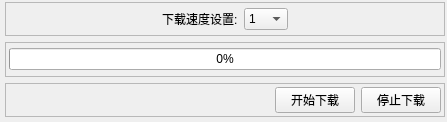
<?xml version="1.0" encoding="UTF-8"?>
<ui version="4.0">
 <class>DownloadDlgClass</class>
 <widget class="QWidget" name="DownloadDlgClass">
  <property name="geometry">
   <rect>
    <x>0</x>
    <y>0</y>
    <width>447</width>
    <height>122</height>
   </rect>
  </property>
  <property name="windowTitle">
   <string>DownloadDlg</string>
  </property>
  <layout class="QVBoxLayout" name="verticalLayout">
   <property name="leftMargin">
    <number>5</number>
   </property>
   <property name="topMargin">
    <number>2</number>
   </property>
   <property name="rightMargin">
    <number>2</number>
   </property>
   <property name="bottomMargin">
    <number>5</number>
   </property>
   <item>
    <widget class="QFrame" name="frame_3">
     <property name="frameShape">
      <enum>QFrame::StyledPanel</enum>
     </property>
     <property name="frameShadow">
      <enum>QFrame::Raised</enum>
     </property>
     <layout class="QGridLayout" name="gridLayout_2">
      <property name="leftMargin">
       <number>1</number>
      </property>
      <property name="topMargin">
       <number>1</number>
      </property>
      <property name="rightMargin">
       <number>1</number>
      </property>
      <property name="bottomMargin">
       <number>1</number>
      </property>
      <item row="0" column="1">
       <layout class="QGridLayout" name="gridLayout">
        <item row="0" column="2">
         <widget class="QComboBox" name="cbx_speed">
          <item>
           <property name="text">
            <string>1</string>
           </property>
          </item>
          <item>
           <property name="text">
            <string>2</string>
           </property>
          </item>
          <item>
           <property name="text">
            <string>4</string>
           </property>
          </item>
          <item>
           <property name="text">
            <string>8</string>
           </property>
          </item>
          <item>
           <property name="text">
            <string>16</string>
           </property>
          </item>
         </widget>
        </item>
        <item row="0" column="1">
         <widget class="QLabel" name="label">
          <property name="text">
           <string>下载速度设置:</string>
          </property>
         </widget>
        </item>
        <item row="0" column="0">
         <spacer name="horizontalSpacer">
          <property name="orientation">
           <enum>Qt::Horizontal</enum>
          </property>
          <property name="sizeHint" stdset="0">
           <size>
            <width>40</width>
            <height>20</height>
           </size>
          </property>
         </spacer>
        </item>
        <item row="0" column="3">
         <spacer name="horizontalSpacer_2">
          <property name="orientation">
           <enum>Qt::Horizontal</enum>
          </property>
          <property name="sizeHint" stdset="0">
           <size>
            <width>40</width>
            <height>20</height>
           </size>
          </property>
         </spacer>
        </item>
       </layout>
      </item>
     </layout>
    </widget>
   </item>
   <item>
    <widget class="QFrame" name="frame">
     <property name="frameShape">
      <enum>QFrame::StyledPanel</enum>
     </property>
     <property name="frameShadow">
      <enum>QFrame::Raised</enum>
     </property>
     <layout class="QHBoxLayout" name="horizontalLayout_2">
      <property name="leftMargin">
       <number>3</number>
      </property>
      <property name="topMargin">
       <number>3</number>
      </property>
      <property name="rightMargin">
       <number>3</number>
      </property>
      <property name="bottomMargin">
       <number>3</number>
      </property>
      <item>
       <widget class="QProgressBar" name="pgb_downloadProgress">
        <property name="value">
         <number>0</number>
        </property>
       </widget>
      </item>
     </layout>
    </widget>
   </item>
   <item>
    <widget class="QFrame" name="frame_2">
     <property name="frameShape">
      <enum>QFrame::StyledPanel</enum>
     </property>
     <property name="frameShadow">
      <enum>QFrame::Raised</enum>
     </property>
     <layout class="QHBoxLayout" name="horizontalLayout">
      <property name="leftMargin">
       <number>3</number>
      </property>
      <property name="topMargin">
       <number>3</number>
      </property>
      <property name="rightMargin">
       <number>3</number>
      </property>
      <property name="bottomMargin">
       <number>3</number>
      </property>
      <item>
       <spacer name="horizontalSpacer_3">
        <property name="orientation">
         <enum>Qt::Horizontal</enum>
        </property>
        <property name="sizeHint" stdset="0">
         <size>
          <width>40</width>
          <height>20</height>
         </size>
        </property>
       </spacer>
      </item>
      <item>
       <widget class="QPushButton" name="pb_startDownload">
        <property name="text">
         <string>开始下载</string>
        </property>
       </widget>
      </item>
      <item>
       <widget class="QPushButton" name="pb_stopDownload">
        <property name="text">
         <string>停止下载</string>
        </property>
       </widget>
      </item>
     </layout>
    </widget>
   </item>
  </layout>
 </widget>
 <layoutdefault spacing="6" margin="11"/>
 <resources/>
 <connections/>
</ui>
